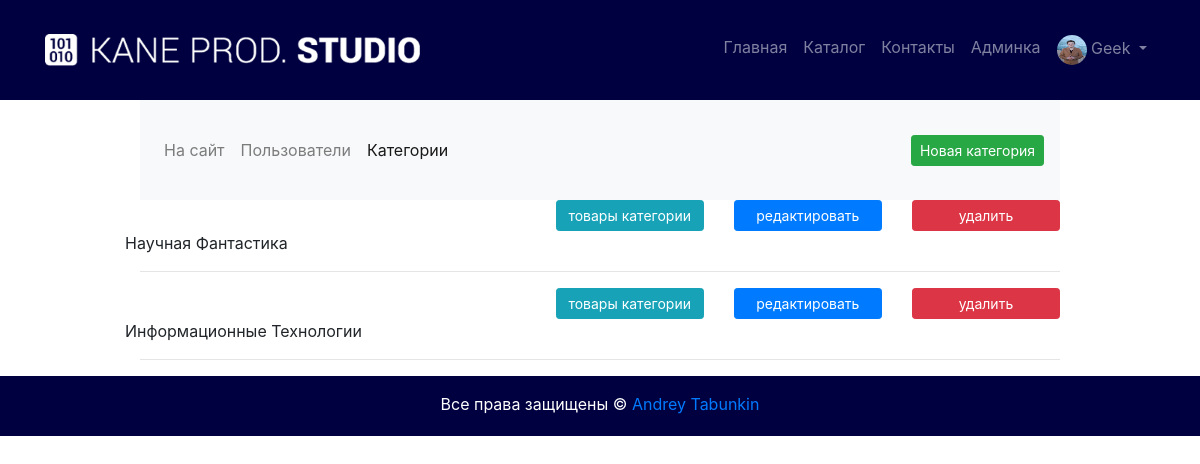
Page /myadmin/categories/read/ (signed in) on the committed database.
### authapp/models.py (models this page shows)
class ShopUser(AbstractUser):
    user_photo = models.ImageField(upload_to='users_photo', blank=True)
    age = models.PositiveIntegerField(verbose_name='Возраст', null=True)
    is_active = models.BooleanField(verbose_name='активна', default=True)

### mainapp/models.py (models this page shows, shortened)
class Category(models.Model):
    category_name = models.CharField(
        verbose_name='Наименование категории',
        max_length=64,
        unique=True
    )
    description = models.TextField(
        verbose_name='Описание',
        blank=True
    )

### adminapp/views.py (the view)
# urls.py: path('categories/read/', adminapp.categories, name='categories'),
def categories(request):
    title = 'админка/категории'
    categories_list = Category.objects.all()
    content = {
        'title': title,
        'objects': categories_list
    }
    return render(request, 'adminapp/categories.html', content)

### adminapp/templates/adminapp/categories.html (shortened to what this page needs)
{% extends 'adminapp/base.html' %}
{% load staticfiles %}
{% block content %}
    {% include 'adminapp/includes/inc_menu.html' %}
    {% for object in objects %}
        <div class="row d-flex align-items-center {% if not object.is_active %}
            disabled
        {% endif %}">
            <div class="col-md-9">
                <div class="row d-flex flex-row-reverse">
                    <div class="col-md-3">
                        <a class="btn btn-sm btn-block btn-danger" href={% url 'myadmin:category_delete' object.pk %}>
                            удалить
                    </div>
                    <div class="col-md-3">
                        <a class="btn btn-sm btn-block btn-primary" href={% url 'myadmin:category_update' object.pk %}>
                            редактировать
                    </div>
                    <div class="col-md-3">
                        <a class="btn btn-sm btn-block btn-info" href={% url 'myadmin:products' object.pk %}>
                            товары категории
                    </div>
                </div>
            </div>
            <div class="category_desc">
                {{ object.description|title }}
            </div>
        </div>
        <hr>
    {% endfor %}
{% endblock %}

### mainapp/templates/mainapp/includes/inc_main_menu.html (shortened to what this page needs)
{% load static %}
<nav class="navbar sticky-top navbar-expand-lg navbar-dark w-100">
    <div class="container">
        <a class="navbar-brand" href="{% url 'main:index' %}"><img class="w-75"
                                                                   src="{% static 'img/kane_logotip.png' %}"
                                                                   alt=""></a>
        <div class="collapse navbar-collapse justify-content-end" id="navbarNav">
            <ul class="navbar-nav">
                <li class="nav-item {% if request.resolver_match.url_name == 'index' %}active{% endif %}">
                    <a class="nav-link" href="{% url 'main:index' %}">Главная<span class="sr-only">(current)</span></a>
                </li>
                <li class="nav-item {% if request.resolver_match.url_name == 'catalog' %}active{% endif %}">
                    <a class="nav-link" href="{% url 'main:catalog' 0 %}">Каталог</a>
                </li>
                <li class="nav-item {% if request.resolver_match.url_name == 'contact' %}active{% endif %}">
                    <a class="nav-link" href="{% url 'main:contact' %}">Контакты</a>
                </li>
                {% if user.is_superuser %}
                    <li class="nav-item">
                        <a class="nav-link" href="{% url 'myadmin:users_read' %}">Админка</a>
                    </li>
                {% endif %}
                {% if user.is_authenticated %}
                    <li class="nav-item dropdown">
                        <a class="nav-link dropdown-toggle" href="#" id="navbarDropdown" role="button"
                           data-toggle="dropdown" aria-haspopup="true" aria-expanded="false">
                            <img class="img-rounded user_photo" src="/media/{{ user.user_photo }}"
                                 alt=""> {{ user.first_name|default:'Пользователь' }}
                        </a>
                    </li>
                {% else %}
                    <a class="nav-link" href="{% url 'auth:login' %}">Войти</a>
                {% endif %}
        </div>
    </div>
</nav>

### static/css/style.css (style rules this page uses)
.navbar, footer { background: rgb(0,0,64); margin: 0; padding: 0px; }
.navbar { height: 100px; }
.user_photo { vertical-align: middle; width: 30px; height: 30px; border-radius: 50%; }

### rows in the picture
ShopUser: user_photo (picture), first_name "Geek"
Category: description "Научная Фантастика"
Category: description "Информационные Технологии"
